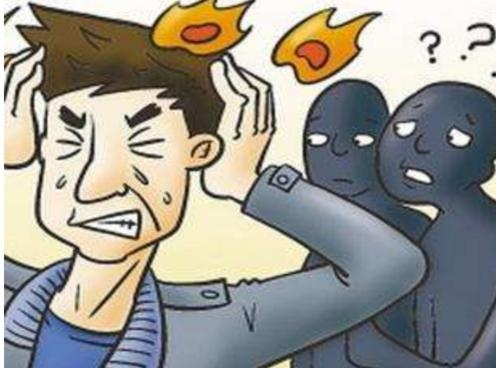
#> input picture testset/0015.jpg, 496 x 368 px, given as the content of the folder datasets/DF2K/DF2K_HR, which was not available
$ python generate_multiscale_DF2K.py
#> lines starting #> are read from the running program, lines starting #| are printed output that depends on the picture; pictures that were not available may be replaced by others from this repository, and a replacement may not be noted
import argparse
import glob
import os
from PIL import Image


def main(args):
    # For DF2K, we consider the following three scales,
    # and the smallest image whose shortest edge is 400
    scale_list = [0.75, 0.5, 1 / 3]
    shortest_edge = 400

    path_list = sorted(glob.glob(os.path.join(args.input, "*")))
    for path in path_list:
        print(path)
        basename = os.path.splitext(os.path.basename(path))[0]

        img = Image.open(path)
#> img is the input picture: PIL image 496x368 RGB; mean R, G, B 153, 150.3, 142
        width, height = img.size
#> width = 496; height = 368
        for idx, scale in enumerate(scale_list):
            print(f"\t{scale:.2f}")
            rlt = img.resize(
                (int(width * scale), int(height * scale)),
                resample=Image.Resampling.LANCZOS,
            )
            rlt.save(os.path.join(args.output, f"{basename}T{idx}.png"))
#> this loop made 3 passes
#> pass 1, in main, `rlt = img.resize( (int(width * scale), int(height * scale)), resample=..`:
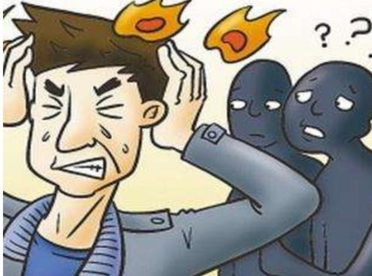
#> rlt: PIL image 372x276 RGB; mean R, G, B 153, 150.2, 142
#> pass 2, in main, `rlt = img.resize( (int(width * scale), int(height * scale)), resample=..`:
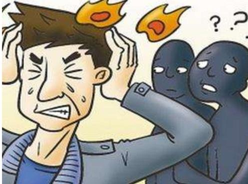
#> rlt: PIL image 248x184 RGB; mean R, G, B 153, 150.2, 142
#> pass 3, in main, `rlt = img.resize( (int(width * scale), int(height * scale)), resample=..`:
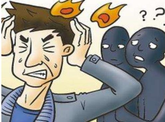
#> rlt: PIL image 165x122 RGB; mean R, G, B 152.9, 150.2, 142

        # save the smallest image which the shortest edge is 400
        if width < height:
            ratio = height / width
            width = shortest_edge
            height = int(width * ratio)
        else:
            ratio = width / height
#> ratio = 1.35
            height = shortest_edge
            width = int(height * ratio)
#> width = 539
        rlt = img.resize((int(width), int(height)), resample=Image.Resampling.LANCZOS)
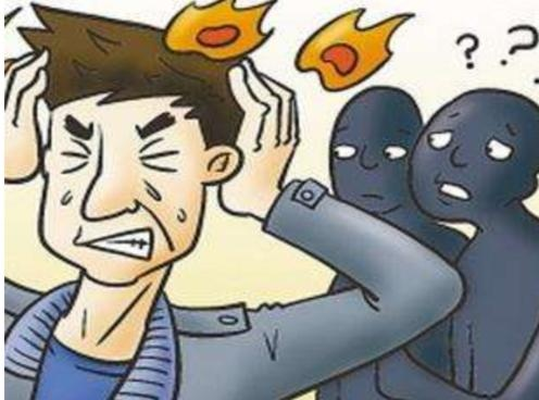
#> rlt: PIL image 539x400 RGB; mean R, G, B 152.9, 150.2, 142
        rlt.save(os.path.join(args.output, f"{basename}T{idx+1}.png"))


if __name__ == "__main__":
    """Generate multi-scale versions for GT images with LANCZOS resampling.
    It is now used for DF2K dataset (DIV2K + Flickr2K)
    """
    parser = argparse.ArgumentParser()
    parser.add_argument(
        "--input", type=str, default="datasets/DF2K/DF2K_HR", help="Input folder"
    )
    parser.add_argument(
        "--output",
        type=str,
        default="datasets/DF2K/DF2K_multiscale",
        help="Output folder",
    )
    args = parser.parse_args()

    os.makedirs(args.output, exist_ok=True)
    main(args)
